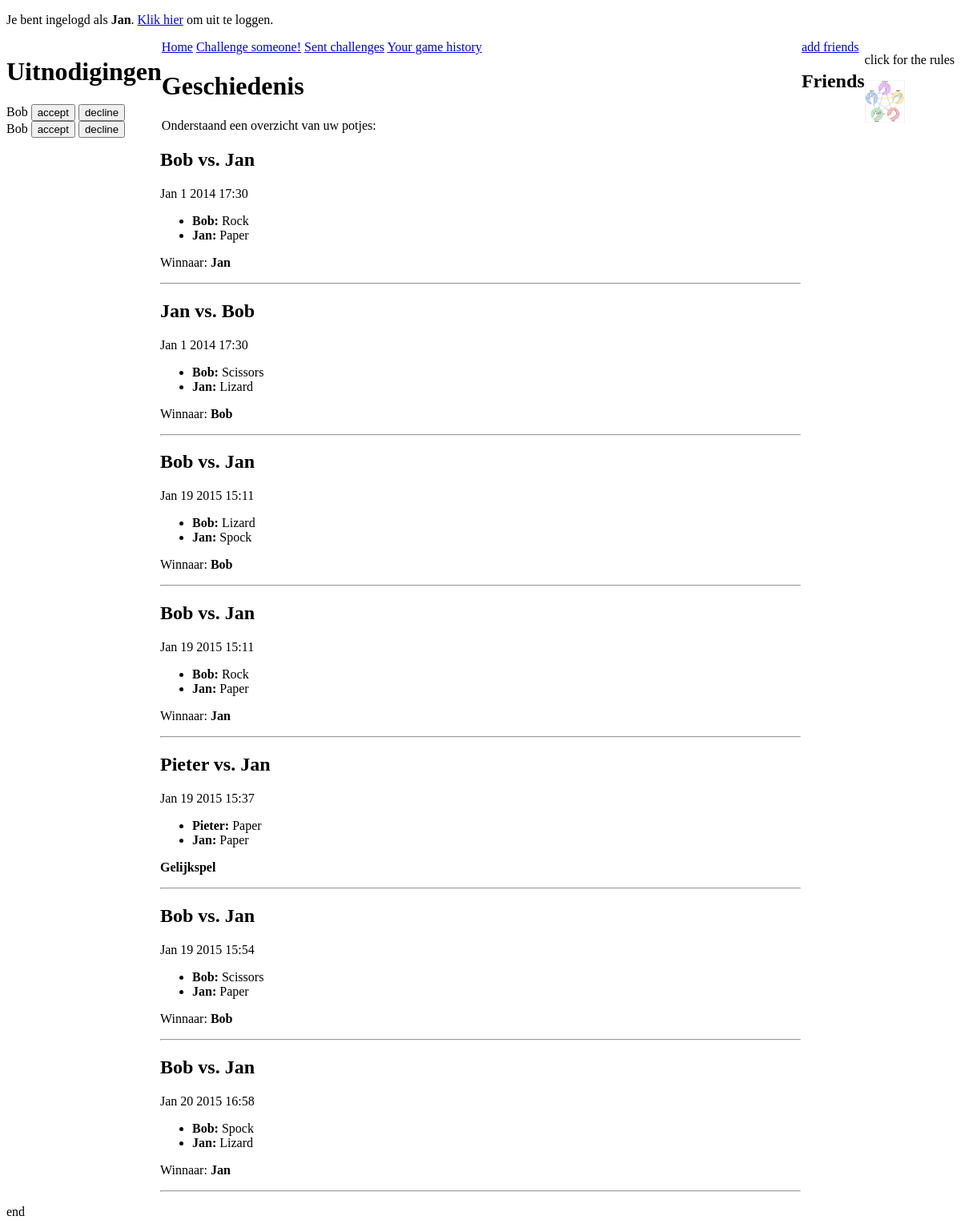
The app's page /main/main.php?History (signed in) with its own data.
### tables this page shows
CREATE TABLE IF NOT EXISTS `challenges` (
`ID` int(11) unsigned NOT NULL,
  `create_date` datetime NOT NULL,
  `active` tinyint(1) unsigned NOT NULL,
  `expiration_date` datetime DEFAULT NULL,
  `challenger_user_ID` int(11) unsigned NOT NULL,
  `challenger_move` tinyint(1) unsigned NOT NULL,
  `challenged_user_ID` int(11) unsigned NOT NULL,
  `challenged_move` tinyint(1) unsigned DEFAULT NULL
);

CREATE TABLE IF NOT EXISTS `users` (
`ID` int(11) unsigned NOT NULL,
  `create_date` datetime NOT NULL,
  `username` varchar(50) NOT NULL,
  `password` varchar(255) NOT NULL
);

### main/main.php (the view, shortened to what this page needs)
<?php
require_once "../include/dbconnect.php";
if(isset($_SESSION['user']))
{
    require_once "../main/header.php";
    require_once "../main/home.php";
    require_once "../friends/friends.php";
    require_once "../main/invlist.php";
try {
    $db->setAttribute(PDO::ATTR_ERRMODE, PDO::ERRMODE_EXCEPTION);
    $QueryInvite = "SELECT username,challenges.ID FROM challenges
                          LEFT JOIN users ON challenges.challenger_user_ID = users.ID
                          WHERE challenged_user_ID = :UserID AND active= '1'";
    $StInvite = $db->prepare($QueryInvite);
    $StInvite->bindParam(':UserID', $_SESSION['userID'], PDO::PARAM_INT);
    $StInvite->execute();
    while ($aRow = $StInvite->fetch(PDO::FETCH_ASSOC))
    {
        $ID = $aRow["ID"];
        $ChallengeName = $aRow["username"];
       echo "
<form action='../main/main.php?answer' method='post'>
    " . $ChallengeName ."
<input type='submit' name='invitations[$ID][accept]'  value='accept' >
<input type='submit' name='invitations[$ID][decline]' value='decline'>
</form>";
    }
    echo"</div>
<div class='content'>";
}
catch(PDOException $e)
{
    $sMsg = '<p>
            Regelnummer: '.$e->getLine().'<br />
            Bestand: '.$e->getFile().'<br />
            Foutmelding: '.$e->getMessage().'
        </p>';
    trigger_error($sMsg);
}
    if(isset($_GET['Create']))
    {
        include "../challenges/create.php";
    }
    elseif(isset($_GET['Sent']))
    {
        include "../challenges/sent.php";
    }
    elseif(isset($_GET['History']))
    {
        include "../challenges/history.php";
    }
    elseif(isset($_GET['declined']))
    {
        include "../challenges/Declined.php";
    }
    elseif(isset($_GET['Created']))
    {
        include "../challenges/created.php";
    }
    elseif(isset($_GET['answer']))
    {
        include "../challenges/accept.php";
    }
    elseif(isset($_GET['Result']) && isset($_GET['game']))
    {
        include "../challenges/result.php";
    }
    elseif(isset($_GET['addfriends']))
    {
        include "../friends/addfriends.php";
    }
    require_once "../main/footer.php";
}
else
{
    require_once "../logscript/login.php";
}

### include/style.css (style rules this page uses)
body { background-color:white; }
.content { margin-left: auto; margin-right: auto; max-width: 800px; }

### records on screen
challenges: challenger_user_ID.username "Bob"
challenges: challenger_user_ID.username "Bob"

### other values on screen
$_SESSION['user'] "Jan"
$game['challenger'] "Bob"
$game['challenged'] "Jan"
$datetime "Jan 1 2014 17:30"
$user "Bob"
$moves[$move] "Rock"
$user "Jan"
$moves[$move] "Paper"
$game['winner'] "Jan"
$game['challenger'] "Jan"
$game['challenged'] "Bob"
$moves[$move] "Scissors"
$moves[$move] "Lizard"
$game['winner'] "Bob"
$datetime "Jan 19 2015 15:11"
